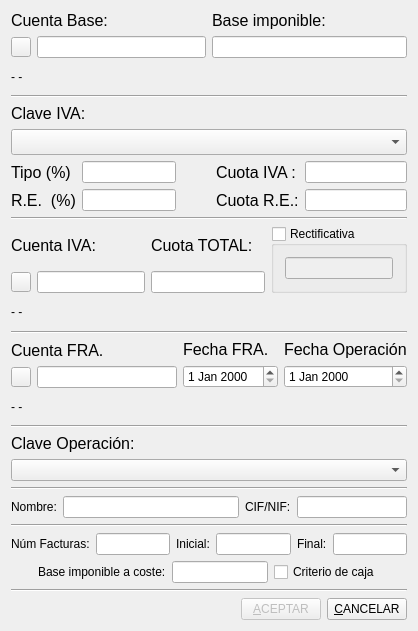
<?xml version="1.0" encoding="UTF-8"?>
<ui version="4.0">
 <author>José Manuel Díez Botella</author>
 <class>ivarepercutido</class>
 <widget class="QDialog" name="ivarepercutido">
  <property name="enabled">
   <bool>true</bool>
  </property>
  <property name="geometry">
   <rect>
    <x>0</x>
    <y>0</y>
    <width>418</width>
    <height>631</height>
   </rect>
  </property>
  <property name="windowTitle">
   <string>IVA repercutido</string>
  </property>
  <layout class="QVBoxLayout" name="verticalLayout_3">
   <item>
    <layout class="QHBoxLayout">
     <item>
      <layout class="QVBoxLayout">
       <property name="spacing">
        <number>6</number>
       </property>
       <property name="leftMargin">
        <number>0</number>
       </property>
       <property name="topMargin">
        <number>0</number>
       </property>
       <property name="rightMargin">
        <number>0</number>
       </property>
       <property name="bottomMargin">
        <number>0</number>
       </property>
       <item>
        <widget class="QLabel" name="textLabel1">
         <property name="font">
          <font>
           <pointsize>12</pointsize>
          </font>
         </property>
         <property name="lineWidth">
          <number>1</number>
         </property>
         <property name="text">
          <string>Cuenta Base:</string>
         </property>
         <property name="wordWrap">
          <bool>false</bool>
         </property>
        </widget>
       </item>
       <item>
        <layout class="QHBoxLayout">
         <property name="spacing">
          <number>6</number>
         </property>
         <property name="leftMargin">
          <number>0</number>
         </property>
         <property name="topMargin">
          <number>0</number>
         </property>
         <property name="rightMargin">
          <number>0</number>
         </property>
         <property name="bottomMargin">
          <number>0</number>
         </property>
         <item>
          <widget class="QPushButton" name="buscabasepushButton">
           <property name="minimumSize">
            <size>
             <width>20</width>
             <height>20</height>
            </size>
           </property>
           <property name="maximumSize">
            <size>
             <width>20</width>
             <height>20</height>
            </size>
           </property>
           <property name="text">
            <string/>
           </property>
           <property name="icon">
            <iconset resource="keme.qrc">
             <normaloff>:/iconos/graf/viewer.xpm</normaloff>:/iconos/graf/viewer.xpm</iconset>
           </property>
           <property name="autoDefault">
            <bool>false</bool>
           </property>
          </widget>
         </item>
         <item>
          <widget class="QLineEdit" name="CtabaselineEdit">
           <property name="maxLength">
            <number>40</number>
           </property>
          </widget>
         </item>
        </layout>
       </item>
      </layout>
     </item>
     <item>
      <layout class="QVBoxLayout">
       <property name="spacing">
        <number>6</number>
       </property>
       <property name="leftMargin">
        <number>0</number>
       </property>
       <property name="topMargin">
        <number>0</number>
       </property>
       <property name="rightMargin">
        <number>0</number>
       </property>
       <property name="bottomMargin">
        <number>0</number>
       </property>
       <item>
        <widget class="QLabel" name="textLabel2">
         <property name="font">
          <font>
           <pointsize>12</pointsize>
          </font>
         </property>
         <property name="text">
          <string>Base imponible:</string>
         </property>
         <property name="wordWrap">
          <bool>false</bool>
         </property>
        </widget>
       </item>
       <item>
        <widget class="QLineEdit" name="baselineEdit"/>
       </item>
      </layout>
     </item>
    </layout>
   </item>
   <item>
    <widget class="QLabel" name="basetextLabel">
     <property name="text">
      <string>- -</string>
     </property>
     <property name="wordWrap">
      <bool>false</bool>
     </property>
    </widget>
   </item>
   <item>
    <widget class="Line" name="line1">
     <property name="frameShape">
      <enum>QFrame::HLine</enum>
     </property>
     <property name="frameShadow">
      <enum>QFrame::Sunken</enum>
     </property>
     <property name="orientation">
      <enum>Qt::Horizontal</enum>
     </property>
    </widget>
   </item>
   <item>
    <layout class="QVBoxLayout">
     <property name="spacing">
      <number>6</number>
     </property>
     <property name="leftMargin">
      <number>0</number>
     </property>
     <property name="topMargin">
      <number>0</number>
     </property>
     <property name="rightMargin">
      <number>0</number>
     </property>
     <property name="bottomMargin">
      <number>0</number>
     </property>
     <item>
      <widget class="QLabel" name="TextLabel3">
       <property name="font">
        <font>
         <pointsize>12</pointsize>
        </font>
       </property>
       <property name="text">
        <string>Clave IVA:</string>
       </property>
       <property name="wordWrap">
        <bool>false</bool>
       </property>
      </widget>
     </item>
     <item>
      <widget class="QComboBox" name="ClaveivacomboBox">
       <property name="maximumSize">
        <size>
         <width>400</width>
         <height>16777215</height>
        </size>
       </property>
       <property name="font">
        <font>
         <pointsize>11</pointsize>
        </font>
       </property>
       <property name="sizeAdjustPolicy">
        <enum>QComboBox::AdjustToMinimumContentsLength</enum>
       </property>
      </widget>
     </item>
    </layout>
   </item>
   <item>
    <layout class="QHBoxLayout">
     <property name="spacing">
      <number>6</number>
     </property>
     <property name="leftMargin">
      <number>0</number>
     </property>
     <property name="topMargin">
      <number>0</number>
     </property>
     <property name="rightMargin">
      <number>0</number>
     </property>
     <property name="bottomMargin">
      <number>0</number>
     </property>
     <item>
      <layout class="QGridLayout">
       <property name="leftMargin">
        <number>0</number>
       </property>
       <property name="topMargin">
        <number>0</number>
       </property>
       <property name="rightMargin">
        <number>0</number>
       </property>
       <property name="bottomMargin">
        <number>0</number>
       </property>
       <property name="spacing">
        <number>6</number>
       </property>
       <item row="0" column="0">
        <widget class="QLabel" name="textLabel6">
         <property name="font">
          <font>
           <pointsize>12</pointsize>
          </font>
         </property>
         <property name="text">
          <string>Tipo (%)</string>
         </property>
         <property name="wordWrap">
          <bool>false</bool>
         </property>
        </widget>
       </item>
       <item row="0" column="1">
        <widget class="QLineEdit" name="TipolineEdit">
         <property name="minimumSize">
          <size>
           <width>90</width>
           <height>0</height>
          </size>
         </property>
         <property name="maximumSize">
          <size>
           <width>100</width>
           <height>32767</height>
          </size>
         </property>
         <property name="text">
          <string/>
         </property>
         <property name="readOnly">
          <bool>true</bool>
         </property>
        </widget>
       </item>
       <item row="1" column="1">
        <widget class="QLineEdit" name="RElineEdit">
         <property name="minimumSize">
          <size>
           <width>90</width>
           <height>0</height>
          </size>
         </property>
         <property name="maximumSize">
          <size>
           <width>100</width>
           <height>32767</height>
          </size>
         </property>
         <property name="readOnly">
          <bool>true</bool>
         </property>
        </widget>
       </item>
       <item row="1" column="0">
        <widget class="QLabel" name="textLabel1_2">
         <property name="font">
          <font>
           <pointsize>12</pointsize>
          </font>
         </property>
         <property name="text">
          <string>R.E.  (%)</string>
         </property>
         <property name="wordWrap">
          <bool>false</bool>
         </property>
        </widget>
       </item>
      </layout>
     </item>
     <item>
      <spacer>
       <property name="orientation">
        <enum>Qt::Horizontal</enum>
       </property>
       <property name="sizeHint" stdset="0">
        <size>
         <width>40</width>
         <height>20</height>
        </size>
       </property>
      </spacer>
     </item>
     <item>
      <layout class="QGridLayout">
       <property name="leftMargin">
        <number>0</number>
       </property>
       <property name="topMargin">
        <number>0</number>
       </property>
       <property name="rightMargin">
        <number>0</number>
       </property>
       <property name="bottomMargin">
        <number>0</number>
       </property>
       <property name="spacing">
        <number>6</number>
       </property>
       <item row="0" column="1">
        <widget class="QLineEdit" name="CuotalineEdit">
         <property name="readOnly">
          <bool>true</bool>
         </property>
        </widget>
       </item>
       <item row="1" column="1">
        <widget class="QLineEdit" name="CuotaRElineEdit">
         <property name="readOnly">
          <bool>true</bool>
         </property>
        </widget>
       </item>
       <item row="0" column="0">
        <widget class="QLabel" name="textLabel7">
         <property name="font">
          <font>
           <pointsize>12</pointsize>
          </font>
         </property>
         <property name="text">
          <string>Cuota IVA :</string>
         </property>
         <property name="wordWrap">
          <bool>false</bool>
         </property>
        </widget>
       </item>
       <item row="1" column="0">
        <widget class="QLabel" name="textLabel7_2">
         <property name="font">
          <font>
           <pointsize>12</pointsize>
          </font>
         </property>
         <property name="text">
          <string>Cuota R.E.:</string>
         </property>
         <property name="wordWrap">
          <bool>false</bool>
         </property>
        </widget>
       </item>
      </layout>
     </item>
    </layout>
   </item>
   <item>
    <widget class="Line" name="line3">
     <property name="frameShape">
      <enum>QFrame::HLine</enum>
     </property>
     <property name="frameShadow">
      <enum>QFrame::Sunken</enum>
     </property>
     <property name="orientation">
      <enum>Qt::Horizontal</enum>
     </property>
    </widget>
   </item>
   <item>
    <layout class="QHBoxLayout" name="horizontalLayout">
     <item>
      <layout class="QVBoxLayout">
       <property name="spacing">
        <number>6</number>
       </property>
       <property name="leftMargin">
        <number>0</number>
       </property>
       <property name="topMargin">
        <number>0</number>
       </property>
       <property name="rightMargin">
        <number>0</number>
       </property>
       <property name="bottomMargin">
        <number>0</number>
       </property>
       <item>
        <widget class="QLabel" name="textLabel4">
         <property name="font">
          <font>
           <pointsize>12</pointsize>
          </font>
         </property>
         <property name="text">
          <string>Cuenta IVA:</string>
         </property>
         <property name="wordWrap">
          <bool>false</bool>
         </property>
        </widget>
       </item>
       <item>
        <layout class="QHBoxLayout">
         <property name="spacing">
          <number>6</number>
         </property>
         <property name="leftMargin">
          <number>0</number>
         </property>
         <property name="topMargin">
          <number>0</number>
         </property>
         <property name="rightMargin">
          <number>0</number>
         </property>
         <property name="bottomMargin">
          <number>0</number>
         </property>
         <item>
          <widget class="QPushButton" name="buscaivapushButton">
           <property name="minimumSize">
            <size>
             <width>20</width>
             <height>20</height>
            </size>
           </property>
           <property name="maximumSize">
            <size>
             <width>20</width>
             <height>20</height>
            </size>
           </property>
           <property name="text">
            <string/>
           </property>
           <property name="icon">
            <iconset resource="keme.qrc">
             <normaloff>:/iconos/graf/viewer.xpm</normaloff>:/iconos/graf/viewer.xpm</iconset>
           </property>
           <property name="autoDefault">
            <bool>false</bool>
           </property>
          </widget>
         </item>
         <item>
          <widget class="QLineEdit" name="CtaivalineEdit">
           <property name="maxLength">
            <number>40</number>
           </property>
          </widget>
         </item>
        </layout>
       </item>
      </layout>
     </item>
     <item>
      <layout class="QVBoxLayout">
       <property name="spacing">
        <number>6</number>
       </property>
       <property name="leftMargin">
        <number>0</number>
       </property>
       <property name="topMargin">
        <number>0</number>
       </property>
       <property name="rightMargin">
        <number>0</number>
       </property>
       <property name="bottomMargin">
        <number>0</number>
       </property>
       <item>
        <widget class="QLabel" name="textLabel4_2">
         <property name="font">
          <font>
           <pointsize>12</pointsize>
          </font>
         </property>
         <property name="text">
          <string>Cuota TOTAL:</string>
         </property>
         <property name="wordWrap">
          <bool>false</bool>
         </property>
        </widget>
       </item>
       <item>
        <widget class="QLineEdit" name="CuotaTOTlineEdit"/>
       </item>
      </layout>
     </item>
     <item>
      <widget class="QGroupBox" name="rectificativagroupBox">
       <property name="title">
        <string>Rectificativa</string>
       </property>
       <property name="checkable">
        <bool>true</bool>
       </property>
       <property name="checked">
        <bool>false</bool>
       </property>
       <layout class="QVBoxLayout">
        <item>
         <widget class="QLineEdit" name="rectificadalineEdit"/>
        </item>
       </layout>
      </widget>
     </item>
    </layout>
   </item>
   <item>
    <widget class="QLabel" name="ivatextLabel">
     <property name="text">
      <string>- -</string>
     </property>
     <property name="wordWrap">
      <bool>false</bool>
     </property>
    </widget>
   </item>
   <item>
    <widget class="Line" name="line4">
     <property name="frameShape">
      <enum>QFrame::HLine</enum>
     </property>
     <property name="frameShadow">
      <enum>QFrame::Sunken</enum>
     </property>
     <property name="orientation">
      <enum>Qt::Horizontal</enum>
     </property>
    </widget>
   </item>
   <item>
    <layout class="QHBoxLayout" name="horizontalLayout_2">
     <item>
      <layout class="QVBoxLayout">
       <property name="spacing">
        <number>6</number>
       </property>
       <property name="leftMargin">
        <number>0</number>
       </property>
       <property name="topMargin">
        <number>0</number>
       </property>
       <property name="rightMargin">
        <number>0</number>
       </property>
       <property name="bottomMargin">
        <number>0</number>
       </property>
       <item>
        <widget class="QLabel" name="textLabel8">
         <property name="maximumSize">
          <size>
           <width>300</width>
           <height>32767</height>
          </size>
         </property>
         <property name="font">
          <font>
           <pointsize>12</pointsize>
          </font>
         </property>
         <property name="text">
          <string>Cuenta FRA.</string>
         </property>
         <property name="wordWrap">
          <bool>false</bool>
         </property>
        </widget>
       </item>
       <item>
        <layout class="QHBoxLayout">
         <property name="spacing">
          <number>6</number>
         </property>
         <property name="leftMargin">
          <number>0</number>
         </property>
         <property name="topMargin">
          <number>0</number>
         </property>
         <property name="rightMargin">
          <number>0</number>
         </property>
         <property name="bottomMargin">
          <number>0</number>
         </property>
         <item>
          <widget class="QPushButton" name="buscafrapushButton">
           <property name="minimumSize">
            <size>
             <width>20</width>
             <height>20</height>
            </size>
           </property>
           <property name="maximumSize">
            <size>
             <width>20</width>
             <height>20</height>
            </size>
           </property>
           <property name="text">
            <string/>
           </property>
           <property name="icon">
            <iconset resource="keme.qrc">
             <normaloff>:/iconos/graf/viewer.xpm</normaloff>:/iconos/graf/viewer.xpm</iconset>
           </property>
           <property name="autoDefault">
            <bool>false</bool>
           </property>
          </widget>
         </item>
         <item>
          <widget class="QLineEdit" name="CtafralineEdit">
           <property name="maxLength">
            <number>40</number>
           </property>
          </widget>
         </item>
        </layout>
       </item>
      </layout>
     </item>
     <item>
      <layout class="QVBoxLayout">
       <item>
        <widget class="QLabel" name="textLabel8_2">
         <property name="font">
          <font>
           <pointsize>12</pointsize>
          </font>
         </property>
         <property name="text">
          <string>Fecha FRA.</string>
         </property>
         <property name="wordWrap">
          <bool>false</bool>
         </property>
        </widget>
       </item>
       <item>
        <widget class="QDateEdit" name="FechafradateEdit"/>
       </item>
      </layout>
     </item>
     <item>
      <layout class="QVBoxLayout" name="verticalLayout">
       <item>
        <widget class="QLabel" name="textLabel8_3">
         <property name="font">
          <font>
           <pointsize>12</pointsize>
          </font>
         </property>
         <property name="text">
          <string>Fecha Operación</string>
         </property>
         <property name="wordWrap">
          <bool>false</bool>
         </property>
        </widget>
       </item>
       <item>
        <widget class="QDateEdit" name="fechaoperaciondateEdit"/>
       </item>
      </layout>
     </item>
    </layout>
   </item>
   <item>
    <widget class="QLabel" name="fratextLabel">
     <property name="text">
      <string>- -</string>
     </property>
     <property name="wordWrap">
      <bool>false</bool>
     </property>
    </widget>
   </item>
   <item>
    <widget class="Line" name="line5_2">
     <property name="frameShape">
      <enum>QFrame::HLine</enum>
     </property>
     <property name="frameShadow">
      <enum>QFrame::Sunken</enum>
     </property>
     <property name="orientation">
      <enum>Qt::Horizontal</enum>
     </property>
    </widget>
   </item>
   <item>
    <layout class="QVBoxLayout" name="verticalLayout_2">
     <item>
      <widget class="QLabel" name="textLabel8_4">
       <property name="font">
        <font>
         <pointsize>12</pointsize>
        </font>
       </property>
       <property name="text">
        <string>Clave Operación:</string>
       </property>
       <property name="wordWrap">
        <bool>false</bool>
       </property>
      </widget>
     </item>
     <item>
      <widget class="QComboBox" name="clavecomboBox">
       <property name="maximumSize">
        <size>
         <width>400</width>
         <height>16777215</height>
        </size>
       </property>
      </widget>
     </item>
    </layout>
   </item>
   <item>
    <widget class="Line" name="line">
     <property name="orientation">
      <enum>Qt::Horizontal</enum>
     </property>
    </widget>
   </item>
   <item>
    <layout class="QHBoxLayout" name="horizontalLayout_4">
     <item>
      <widget class="QLabel" name="label_2">
       <property name="text">
        <string>Nombre:</string>
       </property>
      </widget>
     </item>
     <item>
      <widget class="QLineEdit" name="nombrelineEdit"/>
     </item>
     <item>
      <widget class="QLabel" name="label_6">
       <property name="text">
        <string>CIF/NIF:</string>
       </property>
      </widget>
     </item>
     <item>
      <widget class="QLineEdit" name="ciflineEdit">
       <property name="maximumSize">
        <size>
         <width>110</width>
         <height>16777215</height>
        </size>
       </property>
      </widget>
     </item>
    </layout>
   </item>
   <item>
    <widget class="Line" name="line_2">
     <property name="orientation">
      <enum>Qt::Horizontal</enum>
     </property>
    </widget>
   </item>
   <item>
    <layout class="QHBoxLayout" name="horizontalLayout_5">
     <item>
      <widget class="QLabel" name="label_3">
       <property name="text">
        <string>Núm Facturas:</string>
       </property>
      </widget>
     </item>
     <item>
      <widget class="QLineEdit" name="numfacturaslineEdit"/>
     </item>
     <item>
      <widget class="QLabel" name="label_4">
       <property name="text">
        <string>Inicial:</string>
       </property>
      </widget>
     </item>
     <item>
      <widget class="QLineEdit" name="iniciallineEdit"/>
     </item>
     <item>
      <widget class="QLabel" name="label_5">
       <property name="text">
        <string>Final:</string>
       </property>
      </widget>
     </item>
     <item>
      <widget class="QLineEdit" name="finallineEdit"/>
     </item>
    </layout>
   </item>
   <item>
    <layout class="QHBoxLayout" name="horizontalLayout_3">
     <item>
      <spacer name="horizontalSpacer_3">
       <property name="orientation">
        <enum>Qt::Horizontal</enum>
       </property>
       <property name="sizeHint" stdset="0">
        <size>
         <width>40</width>
         <height>20</height>
        </size>
       </property>
      </spacer>
     </item>
     <item>
      <widget class="QLabel" name="label">
       <property name="font">
        <font>
         <pointsize>9</pointsize>
        </font>
       </property>
       <property name="text">
        <string>Base imponible a coste:</string>
       </property>
      </widget>
     </item>
     <item>
      <widget class="QLineEdit" name="bicostelineEdit"/>
     </item>
     <item>
      <widget class="QCheckBox" name="cajacheckBox">
       <property name="text">
        <string>Criterio de caja</string>
       </property>
      </widget>
     </item>
     <item>
      <spacer name="horizontalSpacer">
       <property name="orientation">
        <enum>Qt::Horizontal</enum>
       </property>
       <property name="sizeHint" stdset="0">
        <size>
         <width>40</width>
         <height>20</height>
        </size>
       </property>
      </spacer>
     </item>
    </layout>
   </item>
   <item>
    <widget class="Line" name="line5">
     <property name="frameShape">
      <enum>QFrame::HLine</enum>
     </property>
     <property name="frameShadow">
      <enum>QFrame::Sunken</enum>
     </property>
     <property name="orientation">
      <enum>Qt::Horizontal</enum>
     </property>
    </widget>
   </item>
   <item>
    <layout class="QHBoxLayout">
     <property name="spacing">
      <number>6</number>
     </property>
     <property name="leftMargin">
      <number>0</number>
     </property>
     <property name="topMargin">
      <number>0</number>
     </property>
     <property name="rightMargin">
      <number>0</number>
     </property>
     <property name="bottomMargin">
      <number>0</number>
     </property>
     <item>
      <spacer>
       <property name="orientation">
        <enum>Qt::Horizontal</enum>
       </property>
       <property name="sizeHint" stdset="0">
        <size>
         <width>40</width>
         <height>20</height>
        </size>
       </property>
      </spacer>
     </item>
     <item>
      <widget class="QPushButton" name="AceptarButton">
       <property name="enabled">
        <bool>false</bool>
       </property>
       <property name="text">
        <string>&amp;ACEPTAR</string>
       </property>
       <property name="shortcut">
        <string>Alt+A</string>
       </property>
       <property name="autoDefault">
        <bool>true</bool>
       </property>
       <property name="default">
        <bool>true</bool>
       </property>
      </widget>
     </item>
     <item>
      <widget class="QPushButton" name="CancelarButton">
       <property name="text">
        <string>&amp;CANCELAR</string>
       </property>
       <property name="shortcut">
        <string>Alt+C</string>
       </property>
       <property name="autoDefault">
        <bool>false</bool>
       </property>
      </widget>
     </item>
    </layout>
   </item>
  </layout>
 </widget>
 <layoutdefault spacing="6" margin="11"/>
 <tabstops>
  <tabstop>CtabaselineEdit</tabstop>
  <tabstop>baselineEdit</tabstop>
  <tabstop>ClaveivacomboBox</tabstop>
  <tabstop>TipolineEdit</tabstop>
  <tabstop>CuotalineEdit</tabstop>
  <tabstop>RElineEdit</tabstop>
  <tabstop>CuotaRElineEdit</tabstop>
  <tabstop>CtaivalineEdit</tabstop>
  <tabstop>CuotaTOTlineEdit</tabstop>
  <tabstop>rectificativagroupBox</tabstop>
  <tabstop>rectificadalineEdit</tabstop>
  <tabstop>CtafralineEdit</tabstop>
  <tabstop>FechafradateEdit</tabstop>
  <tabstop>fechaoperaciondateEdit</tabstop>
  <tabstop>clavecomboBox</tabstop>
  <tabstop>numfacturaslineEdit</tabstop>
  <tabstop>iniciallineEdit</tabstop>
  <tabstop>finallineEdit</tabstop>
  <tabstop>bicostelineEdit</tabstop>
  <tabstop>buscabasepushButton</tabstop>
  <tabstop>buscaivapushButton</tabstop>
  <tabstop>buscafrapushButton</tabstop>
  <tabstop>CancelarButton</tabstop>
  <tabstop>AceptarButton</tabstop>
 </tabstops>
 <includes>
  <include location="local">funciones.h</include>
  <include location="global">qmessagebox.h</include>
  <include location="local">subcuentas.h</include>
  <include location="local">buscasubcuenta.h</include>
 </includes>
 <resources>
  <include location="keme.qrc"/>
 </resources>
 <connections>
  <connection>
   <sender>CancelarButton</sender>
   <signal>clicked()</signal>
   <receiver>ivarepercutido</receiver>
   <slot>reject()</slot>
   <hints>
    <hint type="sourcelabel">
     <x>20</x>
     <y>20</y>
    </hint>
    <hint type="destinationlabel">
     <x>20</x>
     <y>20</y>
    </hint>
   </hints>
  </connection>
 </connections>
</ui>
